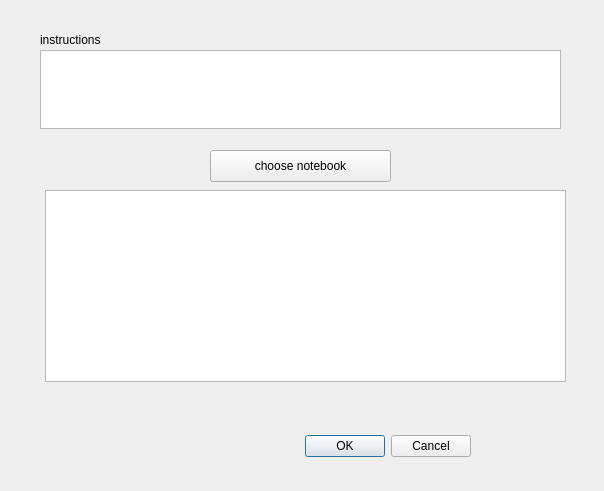
<?xml version="1.0" encoding="UTF-8"?>
<ui version="4.0">
 <class>Dialog</class>
 <widget class="QDialog" name="Dialog">
  <property name="geometry">
   <rect>
    <x>0</x>
    <y>0</y>
    <width>604</width>
    <height>491</height>
   </rect>
  </property>
  <property name="windowTitle">
   <string>Dialog</string>
  </property>
  <widget class="QDialogButtonBox" name="buttonBox">
   <property name="geometry">
    <rect>
     <x>130</x>
     <y>430</y>
     <width>341</width>
     <height>32</height>
    </rect>
   </property>
   <property name="orientation">
    <enum>Qt::Horizontal</enum>
   </property>
   <property name="standardButtons">
    <set>QDialogButtonBox::Cancel|QDialogButtonBox::Ok</set>
   </property>
  </widget>
  <widget class="QTextEdit" name="instructionText">
   <property name="geometry">
    <rect>
     <x>40</x>
     <y>50</y>
     <width>521</width>
     <height>79</height>
    </rect>
   </property>
  </widget>
  <widget class="QLabel" name="label">
   <property name="geometry">
    <rect>
     <x>40</x>
     <y>30</y>
     <width>281</width>
     <height>20</height>
    </rect>
   </property>
   <property name="text">
    <string>instructions</string>
   </property>
  </widget>
  <widget class="QPushButton" name="notebookFile">
   <property name="geometry">
    <rect>
     <x>210</x>
     <y>150</y>
     <width>181</width>
     <height>32</height>
    </rect>
   </property>
   <property name="text">
    <string>choose notebook</string>
   </property>
  </widget>
  <widget class="QListWidget" name="answerList">
   <property name="geometry">
    <rect>
     <x>45</x>
     <y>190</y>
     <width>521</width>
     <height>192</height>
    </rect>
   </property>
  </widget>
 </widget>
 <resources/>
 <connections>
  <connection>
   <sender>buttonBox</sender>
   <signal>accepted()</signal>
   <receiver>Dialog</receiver>
   <slot>accept()</slot>
   <hints>
    <hint type="sourcelabel">
     <x>248</x>
     <y>254</y>
    </hint>
    <hint type="destinationlabel">
     <x>157</x>
     <y>274</y>
    </hint>
   </hints>
  </connection>
  <connection>
   <sender>buttonBox</sender>
   <signal>rejected()</signal>
   <receiver>Dialog</receiver>
   <slot>reject()</slot>
   <hints>
    <hint type="sourcelabel">
     <x>316</x>
     <y>260</y>
    </hint>
    <hint type="destinationlabel">
     <x>286</x>
     <y>274</y>
    </hint>
   </hints>
  </connection>
 </connections>
</ui>
